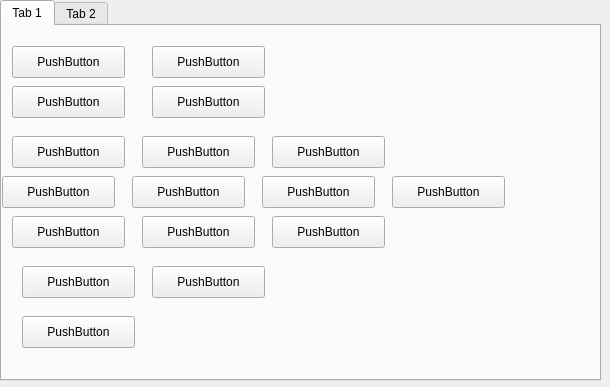
<?xml version="1.0" encoding="UTF-8"?>
<ui version="4.0">
 <class>Form</class>
 <widget class="QWidget" name="Form">
  <property name="geometry">
   <rect>
    <x>0</x>
    <y>0</y>
    <width>610</width>
    <height>387</height>
   </rect>
  </property>
  <property name="windowTitle">
   <string>Form</string>
  </property>
  <widget class="QTabWidget" name="tabWidget">
   <property name="geometry">
    <rect>
     <x>0</x>
     <y>0</y>
     <width>601</width>
     <height>381</height>
    </rect>
   </property>
   <widget class="QWidget" name="tab">
    <attribute name="title">
     <string>Tab 1</string>
    </attribute>
    <widget class="QPushButton" name="pushButton">
     <property name="geometry">
      <rect>
       <x>10</x>
       <y>20</y>
       <width>113</width>
       <height>32</height>
      </rect>
     </property>
     <property name="text">
      <string>PushButton</string>
     </property>
    </widget>
    <widget class="QPushButton" name="pushButton_2">
     <property name="geometry">
      <rect>
       <x>150</x>
       <y>20</y>
       <width>113</width>
       <height>32</height>
      </rect>
     </property>
     <property name="text">
      <string>PushButton</string>
     </property>
    </widget>
    <widget class="QPushButton" name="pushButton_3">
     <property name="geometry">
      <rect>
       <x>10</x>
       <y>60</y>
       <width>113</width>
       <height>32</height>
      </rect>
     </property>
     <property name="text">
      <string>PushButton</string>
     </property>
    </widget>
    <widget class="QPushButton" name="pushButton_4">
     <property name="geometry">
      <rect>
       <x>150</x>
       <y>60</y>
       <width>113</width>
       <height>32</height>
      </rect>
     </property>
     <property name="text">
      <string>PushButton</string>
     </property>
    </widget>
    <widget class="QPushButton" name="pushButton_5">
     <property name="geometry">
      <rect>
       <x>10</x>
       <y>110</y>
       <width>113</width>
       <height>32</height>
      </rect>
     </property>
     <property name="text">
      <string>PushButton</string>
     </property>
    </widget>
    <widget class="QPushButton" name="pushButton_6">
     <property name="geometry">
      <rect>
       <x>140</x>
       <y>110</y>
       <width>113</width>
       <height>32</height>
      </rect>
     </property>
     <property name="text">
      <string>PushButton</string>
     </property>
    </widget>
    <widget class="QPushButton" name="pushButton_7">
     <property name="geometry">
      <rect>
       <x>270</x>
       <y>110</y>
       <width>113</width>
       <height>32</height>
      </rect>
     </property>
     <property name="text">
      <string>PushButton</string>
     </property>
    </widget>
    <widget class="QPushButton" name="pushButton_8">
     <property name="geometry">
      <rect>
       <x>0</x>
       <y>150</y>
       <width>113</width>
       <height>32</height>
      </rect>
     </property>
     <property name="text">
      <string>PushButton</string>
     </property>
    </widget>
    <widget class="QPushButton" name="pushButton_9">
     <property name="geometry">
      <rect>
       <x>130</x>
       <y>150</y>
       <width>113</width>
       <height>32</height>
      </rect>
     </property>
     <property name="text">
      <string>PushButton</string>
     </property>
    </widget>
    <widget class="QPushButton" name="pushButton_10">
     <property name="geometry">
      <rect>
       <x>260</x>
       <y>150</y>
       <width>113</width>
       <height>32</height>
      </rect>
     </property>
     <property name="text">
      <string>PushButton</string>
     </property>
    </widget>
    <widget class="QPushButton" name="pushButton_11">
     <property name="geometry">
      <rect>
       <x>390</x>
       <y>150</y>
       <width>113</width>
       <height>32</height>
      </rect>
     </property>
     <property name="text">
      <string>PushButton</string>
     </property>
    </widget>
    <widget class="QPushButton" name="pushButton_12">
     <property name="geometry">
      <rect>
       <x>10</x>
       <y>190</y>
       <width>113</width>
       <height>32</height>
      </rect>
     </property>
     <property name="text">
      <string>PushButton</string>
     </property>
    </widget>
    <widget class="QPushButton" name="pushButton_13">
     <property name="geometry">
      <rect>
       <x>140</x>
       <y>190</y>
       <width>113</width>
       <height>32</height>
      </rect>
     </property>
     <property name="text">
      <string>PushButton</string>
     </property>
    </widget>
    <widget class="QPushButton" name="pushButton_14">
     <property name="geometry">
      <rect>
       <x>270</x>
       <y>190</y>
       <width>113</width>
       <height>32</height>
      </rect>
     </property>
     <property name="text">
      <string>PushButton</string>
     </property>
    </widget>
    <widget class="QPushButton" name="pushButton_15">
     <property name="geometry">
      <rect>
       <x>20</x>
       <y>240</y>
       <width>113</width>
       <height>32</height>
      </rect>
     </property>
     <property name="text">
      <string>PushButton</string>
     </property>
    </widget>
    <widget class="QPushButton" name="pushButton_16">
     <property name="geometry">
      <rect>
       <x>150</x>
       <y>240</y>
       <width>113</width>
       <height>32</height>
      </rect>
     </property>
     <property name="text">
      <string>PushButton</string>
     </property>
    </widget>
    <widget class="QPushButton" name="pushButton_17">
     <property name="geometry">
      <rect>
       <x>20</x>
       <y>290</y>
       <width>113</width>
       <height>32</height>
      </rect>
     </property>
     <property name="text">
      <string>PushButton</string>
     </property>
    </widget>
   </widget>
   <widget class="QWidget" name="tab_2">
    <attribute name="title">
     <string>Tab 2</string>
    </attribute>
   </widget>
  </widget>
 </widget>
 <resources/>
 <connections/>
</ui>
